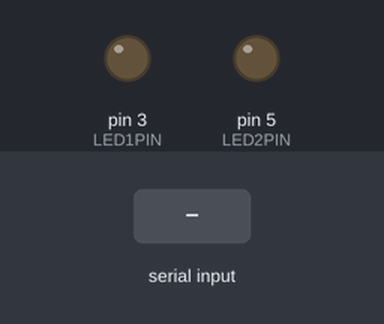
This sketch was run on a simulated Arduino Uno, built with avr-gcc and run on an emulated ATmega328P. Shown: output pins drawn as LEDs (lit = HIGH). The inputs (shaded band) are chosen by the test bench.

Above: at 1.2 s.
1.3 s: "LED1ON" received over Serial
At 2.6 s:
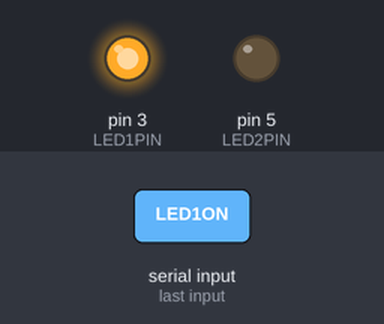
3.8 s: "LED2ON" received over Serial
At 5.7 s:
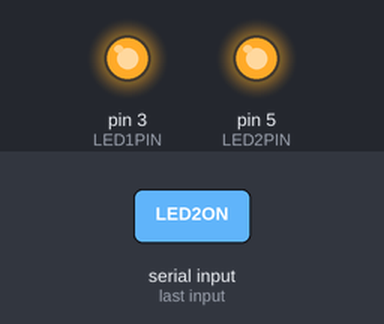
6.3 s: "LED1OFF" received over Serial
At 7.6 s:
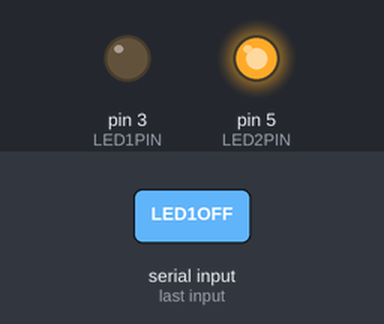
8.7 s: "LED2OFF" received over Serial
At 10.6 s:
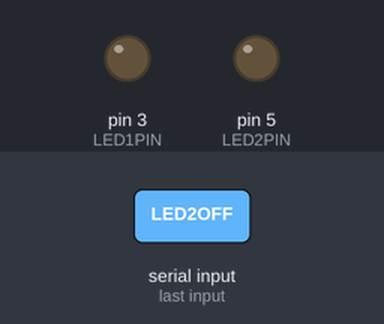
Timing chart, 0 to 12.1 s (numbered marks = the images above; inputs shaded):
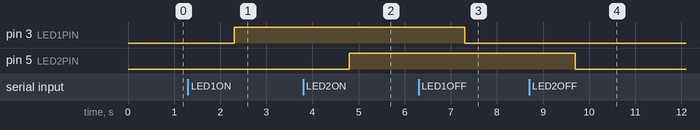

The sketch:

ARDUINOSERIALESP32.ino
```cpp
#include <Arduino.h>

#define LED1PIN 3 //Jeg definere her LED1 på pin 3
#define LED2PIN 5 //Jeg definere her LED2 på pin 4

void setup() {
  pinMode(LED1PIN, OUTPUT); //Her defineres at det skal være et OUTPUT
  pinMode(LED2PIN, OUTPUT); //Her defineres at det skal være et OUTPUT
  Serial.begin(115200); //starter serial
}

void loop() {
  if (Serial.available() > 0) { //Når serialporten er aktiv kan scriptet begynde

    String command = Serial.readString(); //Her læser jeg inputtet fra Serial monitoren og lagre det i en variabel "Command"

    // Tjek for LED1ON-kommando
    if (command == "LED1ON") { // Jeg definere hermed at hvis inputtet fra serial monitoren er "LED1ON", skal denne sætning køres.
      digitalWrite(LED1PIN, HIGH); //Her tænder jeg LED'en på pin 3
    }
    // Tjek for LED1OFF-kommando
    else if (command == "LED1OFF") {
      digitalWrite(LED1PIN, LOW);
    }
    // Tjek for LED2ON-kommando
    else if (command == "LED2ON") {
      digitalWrite(LED2PIN, HIGH);
    }
    // Tjek for LED2OFF-kommando
    else if (command == "LED2OFF") {
      digitalWrite(LED2PIN, LOW);
    }
    if(command == "A") { // Jeg definere hermed at hvis inputtet fra serial monitoren er "A", skal denne sætning køres.
      int Drejer = analogRead(A0); //Jeg laver en varial "Drejer", hvor værdien fra A0 bliver lagret.
      Serial.println(Drejer); //Printer variablen "Drejer" til serialmonitoren.

    }
    if (command == "B") { //Magen til ovenstående kommentar, bortset fra denne sætning læser fra A1.
      int Drejer2 = analogRead(A1);
      Serial.println(Drejer2);
    }
  }
}
```

Measured:
- after the input at 1.3 s, pin 3 (LED1PIN): LOW → HIGH after 1.0 s
- after the input at 3.8 s, pin 5 (LED2PIN): LOW → HIGH after 1.0 s
- after the input at 6.3 s, pin 3 (LED1PIN): HIGH → LOW after 1.0 s
- after the input at 8.7 s, pin 5 (LED2PIN): HIGH → LOW after 1.0 s
